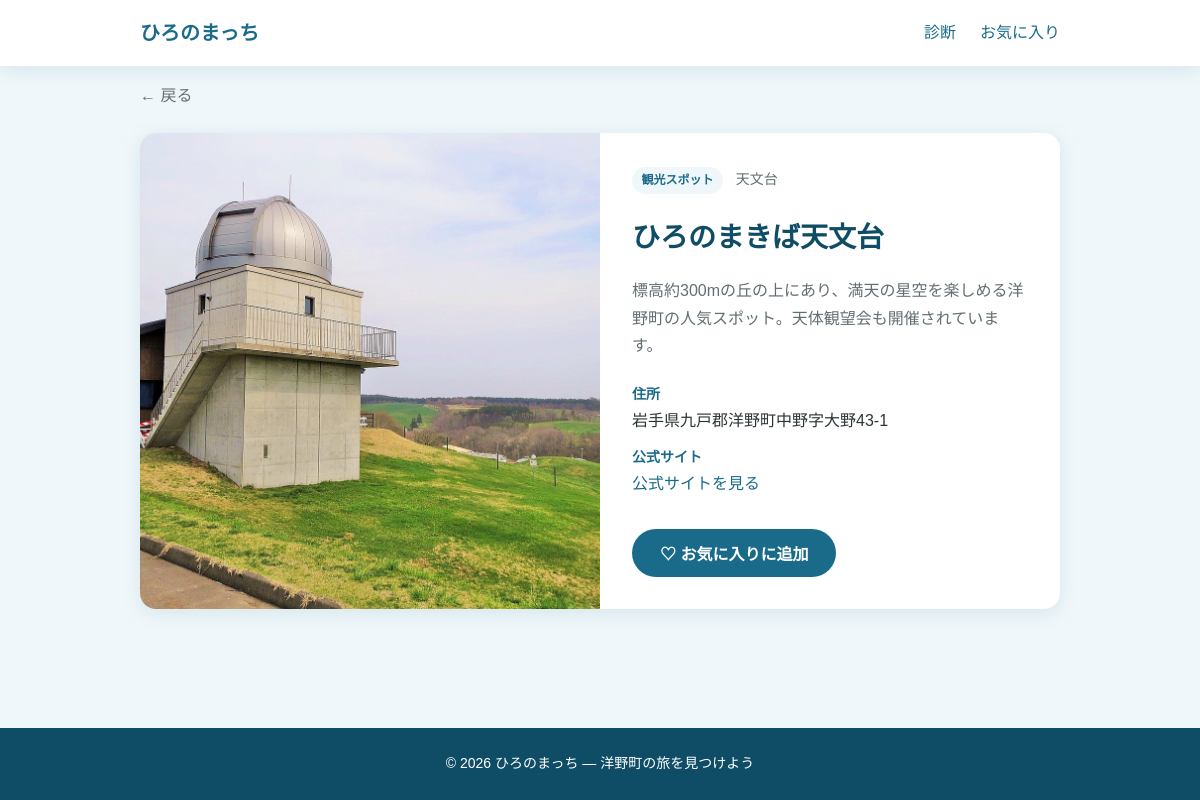
/spot/1, run on an earlier commit of the app's database.
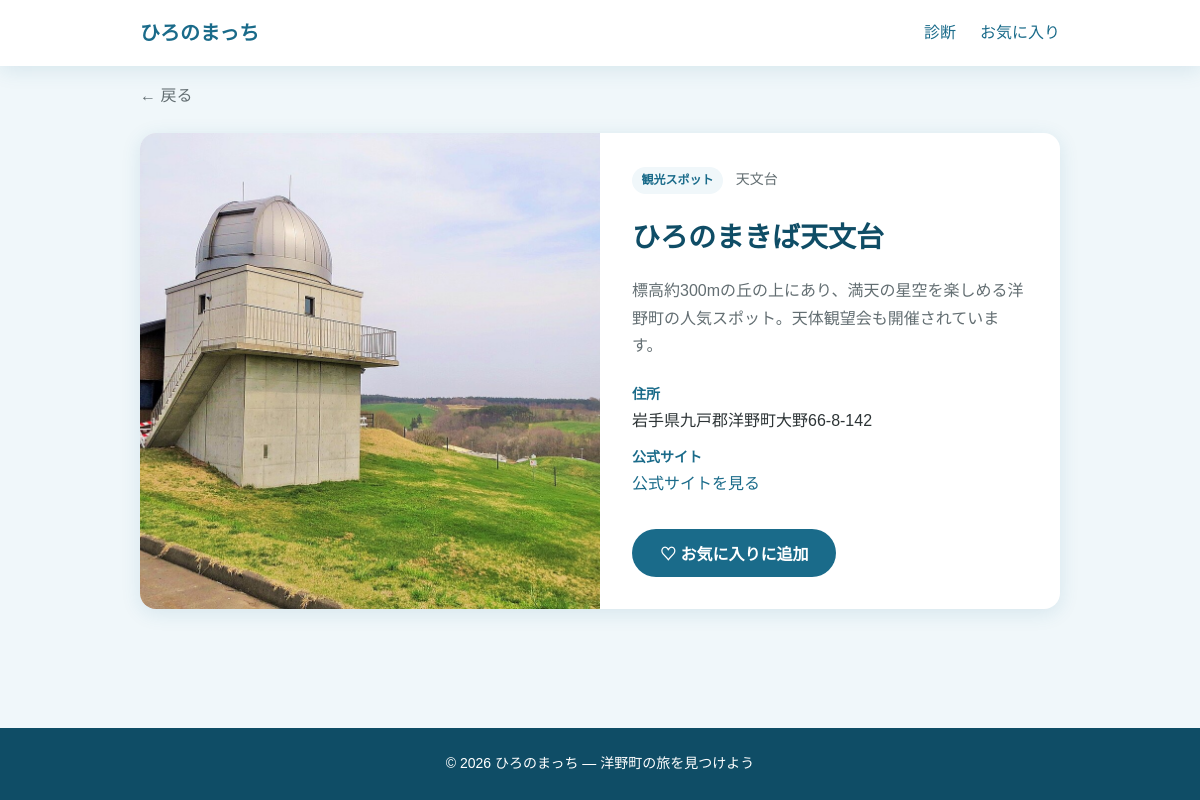
And on a later commit of the database.
### tables this page shows
CREATE TABLE spots (
    id INTEGER PRIMARY KEY AUTOINCREMENT,
    name TEXT NOT NULL,
    category TEXT NOT NULL,
    genre TEXT NOT NULL,
    description TEXT NOT NULL,
    image_url TEXT NOT NULL,
    address TEXT NOT NULL,
    official_url TEXT NOT NULL
);

### app.py (the view)
@app.route("/spot/<int:spot_id>")
def spot_detail(spot_id):
    spot = fetch_spot(spot_id)
    if spot is None:
        abort(404)
    return render_template("spot_detail.html", spot=spot)

### app.py (called while the page is built)
def fetch_spot(spot_id):
    db = get_db()
    spot = db.execute("SELECT * FROM spots WHERE id = ?", (spot_id,)).fetchone()
    db.close()
    return spot

### database.py (called while the page is built)
def get_db():
    conn = sqlite3.connect(DB_PATH)
    conn.row_factory = sqlite3.Row
    return conn

### templates/spot_detail.html (shortened to what this page needs)
{% extends "base.html" %}
{% block content %}
<section class="spot-detail container">
    <a href="javascript:history.back()" class="back-link">&larr; 戻る</a>
    <article class="spot-detail-card">
        <div class="spot-detail-image">
            <img src="{{ url_for('static', filename=spot.image_url) }}" alt="{{ spot.name }}">
        </div>
        <div class="spot-detail-body">
            <span class="spot-category">{{ spot.category }}</span>
            <span class="spot-genre">{{ spot.genre }}</span>
            <h1>{{ spot.name }}</h1>
            <p class="spot-description">{{ spot.description }}</p>
            <dl class="spot-info">
                <dt>住所</dt>
                <dd>{{ spot.address }}</dd>
                <dt>公式サイト</dt>
                <dd>
                    <a href="{{ spot.official_url }}" target="_blank" rel="noopener noreferrer">
                        公式サイトを見る
                    </a>
                </dd>
            </dl>
            <button type="button" class="btn btn-primary btn-favorite-detail"
                    data-spot-id="{{ spot.id }}"
                    data-spot-name="{{ spot.name }}"
                    data-spot-image="{{ spot.image_url }}"
                    data-spot-category="{{ spot.category }}">
                ♡ お気に入りに追加
            </button>
        </div>
    </article>
</section>
{% endblock %}

### templates/base.html (shortened to what this page needs)
<!DOCTYPE html>
<html lang="ja">
<head>
    <link rel="stylesheet" href="{{ url_for('static', filename='css/style.css') }}">
</head>
<body>
    <header class="site-header">
        <div class="container header-inner">
            <a href="{{ url_for('index') }}" class="logo">ひろのまっち</a>
            <nav class="nav-links">
                <a href="{{ url_for('diagnosis') }}">診断</a>
                <a href="{{ url_for('favorites') }}">お気に入り</a>
            </nav>
        </div>
    </header>
    <main class="main-content">
        {% block content %}{% endblock %}
    </main>
    <footer class="site-footer">
        <div class="container">
            <p>&copy; 2026 ひろのまっち — 洋野町の旅を見つけよう</p>
        </div>
    </footer>
</body>
</html>

### static/css/style.css (style rules this page uses)
:root { --color-primary: #1a6b8a; --color-primary-dark: #0f4d66; --color-accent: #f4a261; --color-accent-light: #fff4eb; --color-bg: #f0f7fa; --color-white: #ffffff; --color-text: #2d3436; --color-text-light: #636e72; --color-border: #dfe6e9; --radius: 16px; --radius-sm: 12px; --shadow: 0 4px 20px rgba(26, 107, 138, 0.12); --shadow-card: 0 8px 24px rgba(26, 107, 138, 0.15); --font: "Hiragino Sans", "Hiragino Kaku Gothic ProN", Meiryo, sans-serif; --mobile-max: 480px; }
*, *::before, *::after { box-sizing: border-box; margin: 0; padding: 0; }
body { font-family: var(--font); color: var(--color-text); background: var(--color-bg); line-height: 1.7; min-height: 100vh; display: flex; flex-direction: column; }
img { max-width: 100%; height: auto; display: block; }
a { color: var(--color-primary); text-decoration: none; }
.container { width: 100%; max-width: 960px; margin: 0 auto; padding: 0 1.25rem; }
.site-header { background: var(--color-white); box-shadow: var(--shadow); position: sticky; top: 0; z-index: 100; }
.header-inner { display: flex; justify-content: space-between; align-items: center; padding: 1rem 1.25rem; }
.logo { font-size: 1.25rem; font-weight: 700; color: var(--color-primary); text-decoration: none; }
.nav-links { display: flex; gap: 1.5rem; }
.nav-links a { font-weight: 500; text-decoration: none; }
.site-footer { background: var(--color-primary-dark); color: var(--color-white); text-align: center; padding: 1.5rem; margin-top: auto; font-size: 0.875rem; }
.main-content { flex: 1; padding: 1rem 0 2rem; }
.btn { display: inline-block; padding: 0.75rem 1.75rem; border-radius: 999px; font-size: 1rem; font-weight: 600; border: none; cursor: pointer; text-decoration: none; transition: transform 0.15s, box-shadow 0.15s; }
.btn-primary { background: var(--color-primary); color: var(--color-white); }
.spot-category { display: inline-block; background: var(--color-bg); color: var(--color-primary); font-size: 0.75rem; font-weight: 600; padding: 0.2rem 0.6rem; border-radius: 999px; margin-bottom: 0.5rem; }
.spot-detail-card { background: var(--color-white); border-radius: var(--radius); overflow: hidden; box-shadow: var(--shadow); display: grid; grid-template-columns: 1fr 1fr; gap: 0; }
.spot-detail-image img { width: 100%; height: 100%; min-height: 320px; object-fit: cover; }
.spot-detail-body { padding: 2rem; }
.spot-genre { display: inline-block; margin-left: 0.5rem; font-size: 0.875rem; color: var(--color-text-light); }
.spot-detail-body h1 { font-size: 1.75rem; color: var(--color-primary-dark); margin: 0.75rem 0 1rem; }
.spot-description { margin-bottom: 1.5rem; color: var(--color-text-light); }
.spot-info { margin-bottom: 1.5rem; }
.spot-info dt { font-weight: 600; font-size: 0.875rem; color: var(--color-primary); margin-top: 0.75rem; }
.spot-info dd { margin-left: 0; }
.btn-favorite-detail { margin-top: 0.5rem; }
.back-link { display: inline-block; margin-bottom: 1.5rem; font-weight: 500; color: var(--color-text-light); text-decoration: none; }

What changed in the data, as far as the page shows it:
changed spots "ひろのまきば天文台": address "岩手県九戸郡洋野町中野字大野43-1" → "岩手県九戸郡洋野町大野66-8-142"
